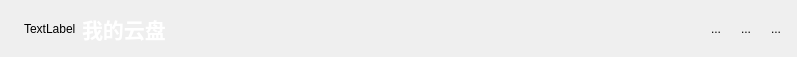
<?xml version="1.0" encoding="UTF-8"?>
<ui version="4.0">
 <class>TitleWidget</class>
 <widget class="QWidget" name="TitleWidget">
  <property name="geometry">
   <rect>
    <x>0</x>
    <y>0</y>
    <width>797</width>
    <height>57</height>
   </rect>
  </property>
  <property name="windowTitle">
   <string>Form</string>
  </property>
  <layout class="QHBoxLayout" name="horizontalLayout_2">
   <property name="spacing">
    <number>0</number>
   </property>
   <property name="leftMargin">
    <number>0</number>
   </property>
   <property name="topMargin">
    <number>0</number>
   </property>
   <property name="rightMargin">
    <number>0</number>
   </property>
   <property name="bottomMargin">
    <number>0</number>
   </property>
   <item>
    <widget class="QWidget" name="xxxxxxxx" native="true">
     <layout class="QHBoxLayout" name="horizontalLayout">
      <item>
       <spacer name="horizontalSpacer_2">
        <property name="orientation">
         <enum>Qt::Horizontal</enum>
        </property>
        <property name="sizeType">
         <enum>QSizePolicy::Fixed</enum>
        </property>
        <property name="sizeHint" stdset="0">
         <size>
          <width>15</width>
          <height>20</height>
         </size>
        </property>
       </spacer>
      </item>
      <item>
       <widget class="QLabel" name="logo">
        <property name="text">
         <string>TextLabel</string>
        </property>
       </widget>
      </item>
      <item>
       <widget class="QLabel" name="label">
        <property name="font">
         <font>
          <family>新宋体</family>
          <pointsize>16</pointsize>
          <weight>75</weight>
          <bold>true</bold>
         </font>
        </property>
        <property name="styleSheet">
         <string notr="true">color: rgb(255, 255, 255);</string>
        </property>
        <property name="text">
         <string>我的云盘</string>
        </property>
       </widget>
      </item>
      <item>
       <spacer name="horizontalSpacer">
        <property name="orientation">
         <enum>Qt::Horizontal</enum>
        </property>
        <property name="sizeHint" stdset="0">
         <size>
          <width>40</width>
          <height>20</height>
         </size>
        </property>
       </spacer>
      </item>
      <item>
       <widget class="QToolButton" name="set_btn">
        <property name="text">
         <string>...</string>
        </property>
        <property name="icon">
         <iconset resource="../resource.qrc">
          <normaloff>:/images/login_setting.png</normaloff>:/images/login_setting.png</iconset>
        </property>
        <property name="iconSize">
         <size>
          <width>32</width>
          <height>32</height>
         </size>
        </property>
        <property name="autoRaise">
         <bool>true</bool>
        </property>
       </widget>
      </item>
      <item>
       <widget class="QToolButton" name="min_btn">
        <property name="text">
         <string>...</string>
        </property>
        <property name="icon">
         <iconset resource="../resource.qrc">
          <normaloff>:/images/login_min.png</normaloff>:/images/login_min.png</iconset>
        </property>
        <property name="iconSize">
         <size>
          <width>32</width>
          <height>32</height>
         </size>
        </property>
        <property name="autoRaise">
         <bool>true</bool>
        </property>
       </widget>
      </item>
      <item>
       <widget class="QToolButton" name="close_btn">
        <property name="text">
         <string>...</string>
        </property>
        <property name="icon">
         <iconset resource="../resource.qrc">
          <normaloff>:/images/login_close.png</normaloff>:/images/login_close.png</iconset>
        </property>
        <property name="iconSize">
         <size>
          <width>32</width>
          <height>32</height>
         </size>
        </property>
        <property name="autoRaise">
         <bool>true</bool>
        </property>
       </widget>
      </item>
     </layout>
    </widget>
   </item>
  </layout>
 </widget>
 <resources>
  <include location="../resource.qrc"/>
 </resources>
 <connections/>
</ui>
